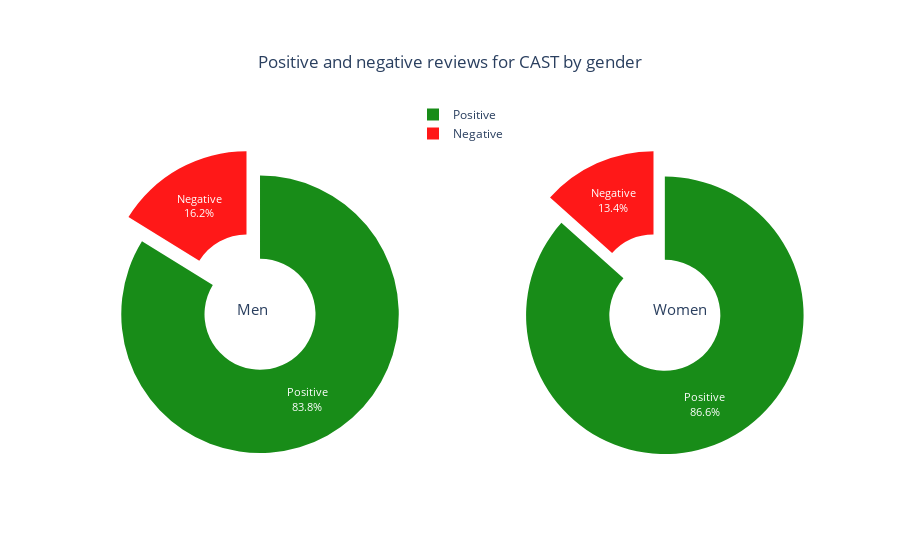

This figure's notebook cell:
### Code cell
import plotly.graph_objects as go
from plotly.subplots import make_subplots

labels1 = ['Negative','Positive']
values1 = [df_neg.Most_Common_Gender_Cast.value_counts().values[0],
          df_pos.Most_Common_Gender_Cast.value_counts().values[0]]

labels2 = ['Negative','Positive']
values2 = [df_neg.Most_Common_Gender_Cast.value_counts().values[1],
          df_pos.Most_Common_Gender_Cast.value_counts().values[1]]

# Create subplots: use 'domain' type for Pie subplot
fig = make_subplots(rows=1, cols=2, specs=[[{'type':'domain'}, {'type':'domain'}]])
fig.add_trace(go.Pie(labels=labels1, values=values1, name="Most_Common_Gender_Cast",
                    marker_colors=['red','green'], pull=[0, 0.2],
                    opacity=0.90),
              1, 1)
fig.add_trace(go.Pie(labels=labels2, values=values2, name="Most_Common_Gender_Cast",
                    marker_colors=['red','green'], pull=[0, 0.2],
                    opacity=0.90),
              1, 2)

# Use `hole` to create a donut-like pie chart
fig.update_traces(hole=.4, hoverinfo="label+percent+name",
                 textposition='inside', textinfo='percent+label', textfont_size=11)

fig.update_layout(
    title={
                    'text': "Positive and negative reviews for CAST by gender",
                    'y':0.9,
                    'x':0.5,
                    'xanchor': 'center',
                    'yanchor': 'top'},
    # Add annotations in the center of the donut pies.
    annotations=[dict(text='Men', x=0.21, y=0.45, font_size=15, showarrow=False),
                 dict(text='Women', x=0.85, y=0.45, font_size=15, showarrow=False)],
    paper_bgcolor='white',
    legend=dict(x=0.45,
                y=1,
                bgcolor='rgba(255, 255, 255, 0)',
                bordercolor='rgba(255, 255, 255, 0)'
                ))
fig.show()

#https://plotly.com/python/static-image-export/
#fig.write_image("/Users/gina/Documents/allWomen/Final project/images/Sentiment Analysis/fig3.png")
#https://plotly.com/python/interactive-html-export/
fig.write_html("/Users/gina/Documents/allWomen/Final project/images/Sentiment Analysis/no stopwords data/fig7.html")
fig.write_image("/Users/gina/Documents/allWomen/Final project/images/Sentiment Analysis/no stopwords data/fig7.svg")

### Figure 1 — Plotly figure (JSON) as saved in the notebook; plotly's stock layout.template omitted (floating-point values rounded to 4 significant figures)
{"data": [{"domain": {"x": [0, 0.45], "y": [0, 1]}, "hole": 0.4, "hoverinfo": "label+percent+name", "labels": ["Negative", "Positive"], "marker": {"colors": ["red", "green"]}, "name": "Most_Common_Gender_Cast", "opacity": 0.9, "pull": [0, 0.2], "textfont": {"size": 11}, "textinfo": "percent+label", "textposition": "inside", "type": "pie", "values": [165, 854]}, {"domain": {"x": [0.55, 1], "y": [0, 1]}, "hole": 0.4, "hoverinfo": "label+percent+name", "labels": ["Negative", "Positive"], "marker": {"colors": ["red", "green"]}, "name": "Most_Common_Gender_Cast", "opacity": 0.9, "pull": [0, 0.2], "textfont": {"size": 11}, "textinfo": "percent+label", "textposition": "inside", "type": "pie", "values": [15, 97]}], "layout": {"annotations": [{"font": {"size": 15}, "showarrow": false, "text": "Men", "x": 0.21, "y": 0.45}, {"font": {"size": 15}, "showarrow": false, "text": "Women", "x": 0.85, "y": 0.45}], "legend": {"bgcolor": "rgba(255, 255, 255, 0)", "bordercolor": "rgba(255, 255, 255, 0)", "x": 0.45, "y": 1}, "paper_bgcolor": "white", "title": {"text": "Positive and negative reviews for CAST by gender", "x": 0.5, "xanchor": "center", "y": 0.9, "yanchor": "top"}}}
